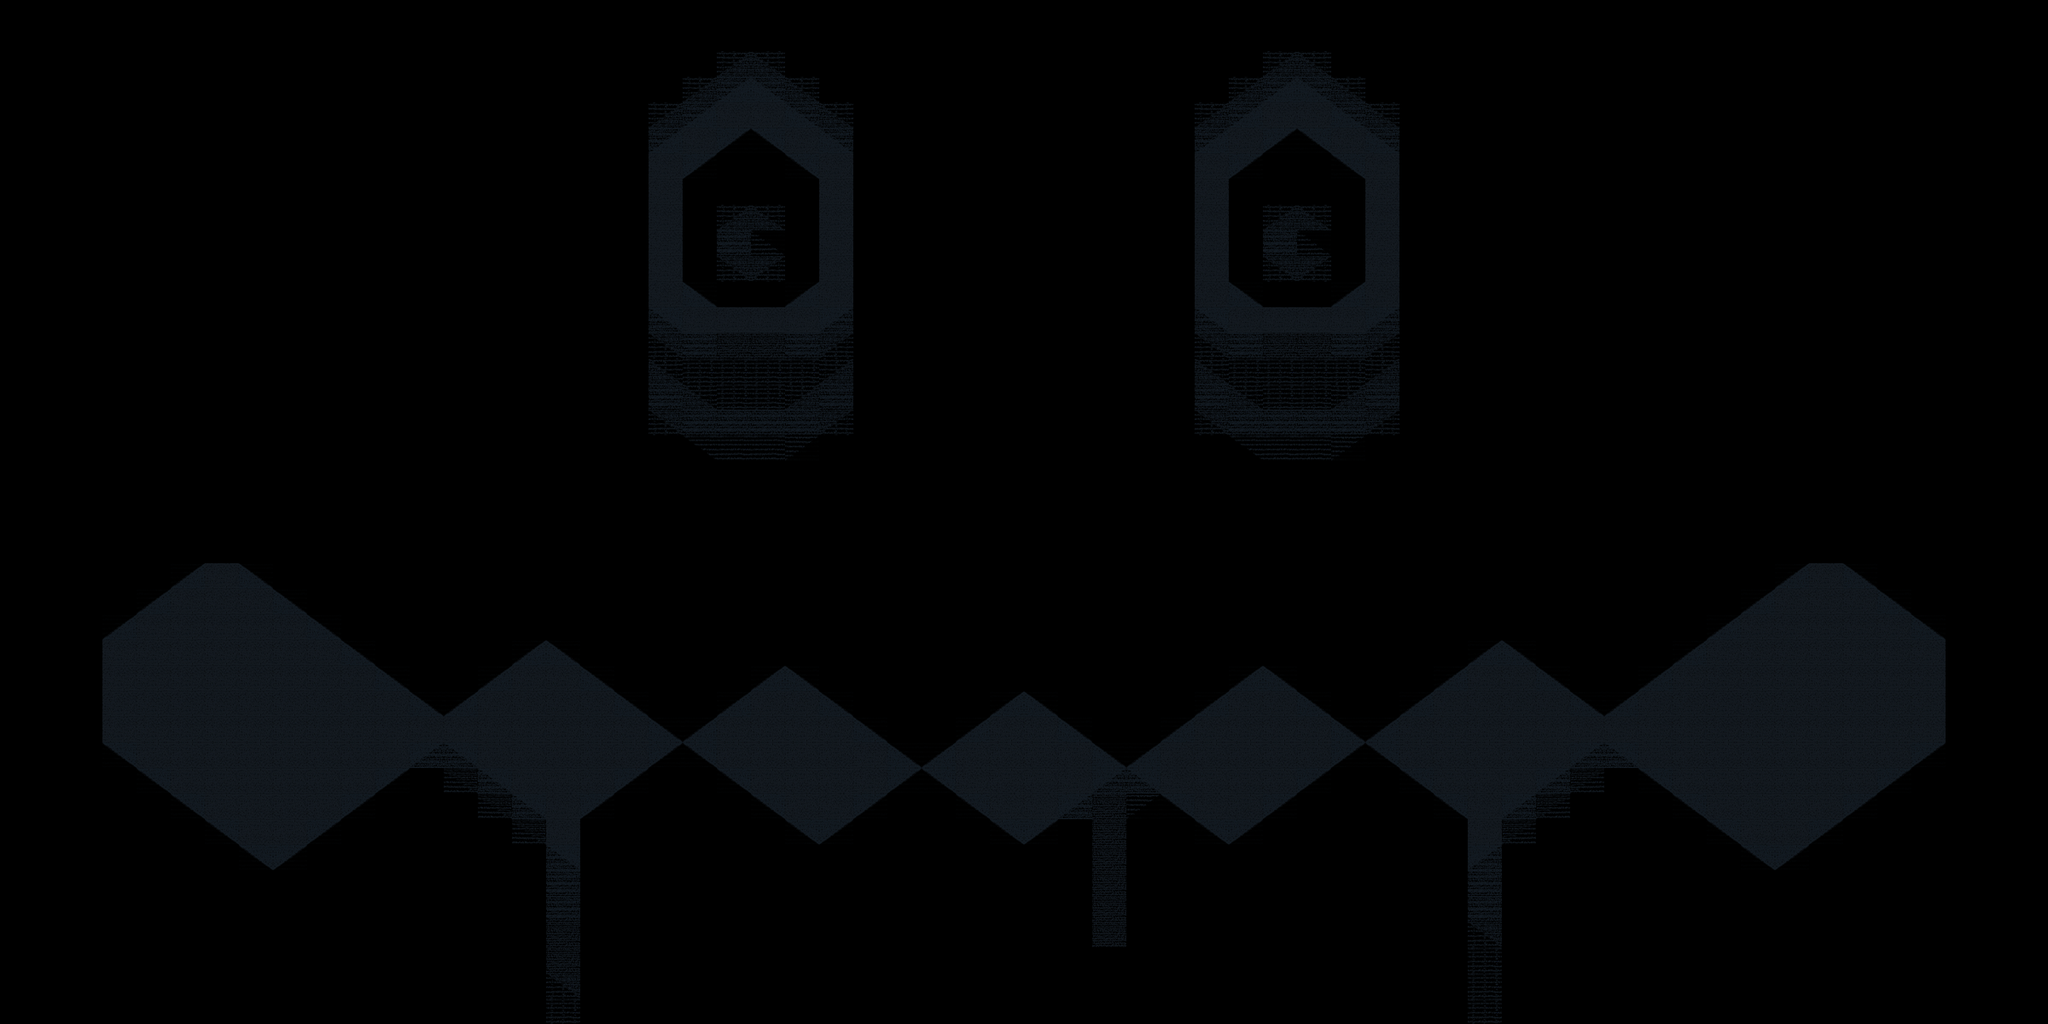

Below is a game level as drawn by its tile map, then a one-line description and the .tmx that defines it (tile-layer data replaced by summaries):
An orthogonal 60x40 tile map with 40x30 px tiles, 2 tile layers (header, 15), 14 hidden layers not drawn, 2 tilesets.

<map version="1.9" tiledversion="1.9.0" orientation="orthogonal" renderorder="right-down" width="60" height="40" tilewidth="40" tileheight="30" infinite="0" nextlayerid="19" nextobjectid="1">
 <editorsettings>
  <export target="wumpusEat.tmx" format="tmx" />
 </editorsettings>
 <tileset firstgid="1" name="tiles2x" tilewidth="40" tileheight="30" tilecount="30" columns="10">
  <image source="../spritesheets/tiles2x.png" width="400" height="90" />
 </tileset>
 <tileset firstgid="31" name="glyphs" tilewidth="40" tileheight="30" tilecount="138" columns="46">
  <image source="../spritesheets/cp437.png" width="1840" height="90" />
 </tileset>
 <layer id="12" name="header" width="60" height="40">
  <properties>
   <property name="cursed" type="bool" value="true" />
   <property name="fps" type="int" value="12" />
  </properties>
  <data>[2400 cells, 0 non-empty, 0 distinct tile ids]</data>
 </layer>
 <layer id="2" name="1" width="60" height="40" visible="0" opacity="0.99">
  <properties>
   <property name="hold" type="int" value="6" />
  </properties>
  <data>[2400 cells, 2398 non-empty, 5 distinct tile ids]</data>
 </layer>
 <layer id="4" name="2" width="60" height="40" visible="0" opacity="0.47">
  <data>[2400 cells, 2288 non-empty, 4 distinct tile ids]</data>
 </layer>
 <layer id="5" name="3" width="60" height="40" visible="0">
  <data>[2400 cells, 2237 non-empty, 5 distinct tile ids]</data>
 </layer>
 <layer id="6" name="4" width="60" height="40" visible="0">
  <data>[2400 cells, 2144 non-empty, 5 distinct tile ids]</data>
 </layer>
 <layer id="7" name="5" width="60" height="40" visible="0">
  <data>[2400 cells, 1971 non-empty, 9 distinct tile ids]</data>
 </layer>
 <layer id="8" name="6" width="60" height="40" visible="0">
  <data>[2400 cells, 1921 non-empty, 12 distinct tile ids]</data>
 </layer>
 <layer id="9" name="7" width="60" height="40" visible="0">
  <data>[2400 cells, 1737 non-empty, 12 distinct tile ids]</data>
 </layer>
 <layer id="10" name="8" width="60" height="40" visible="0">
  <data>[2400 cells, 1601 non-empty, 12 distinct tile ids]</data>
 </layer>
 <layer id="11" name="9" width="60" height="40" visible="0">
  <properties>
   <property name="hold" type="int" value="24" />
  </properties>
  <data>[2400 cells, 1599 non-empty, 12 distinct tile ids]</data>
 </layer>
 <layer id="13" name="10" width="60" height="40" visible="0">
  <properties>
   <property name="hold" type="int" value="24" />
  </properties>
  <data>[2400 cells, 1599 non-empty, 13 distinct tile ids]</data>
 </layer>
 <layer id="14" name="11" width="60" height="40" visible="0">
  <data>[2400 cells, 1599 non-empty, 15 distinct tile ids]</data>
 </layer>
 <layer id="15" name="12" width="60" height="40" visible="0">
  <data>[2400 cells, 1599 non-empty, 14 distinct tile ids]</data>
 </layer>
 <layer id="16" name="13" width="60" height="40" visible="0">
  <data>[2400 cells, 1600 non-empty, 15 distinct tile ids]</data>
 </layer>
 <layer id="17" name="14" width="60" height="40" visible="0">
  <data>[2400 cells, 1601 non-empty, 15 distinct tile ids]</data>
 </layer>
 <layer id="18" name="15" width="60" height="40">
  <properties>
   <property name="hold" type="int" value="24" />
  </properties>
  <data>[2400 cells, 1565 non-empty, 14 distinct tile ids]</data>
 </layer>
</map>
